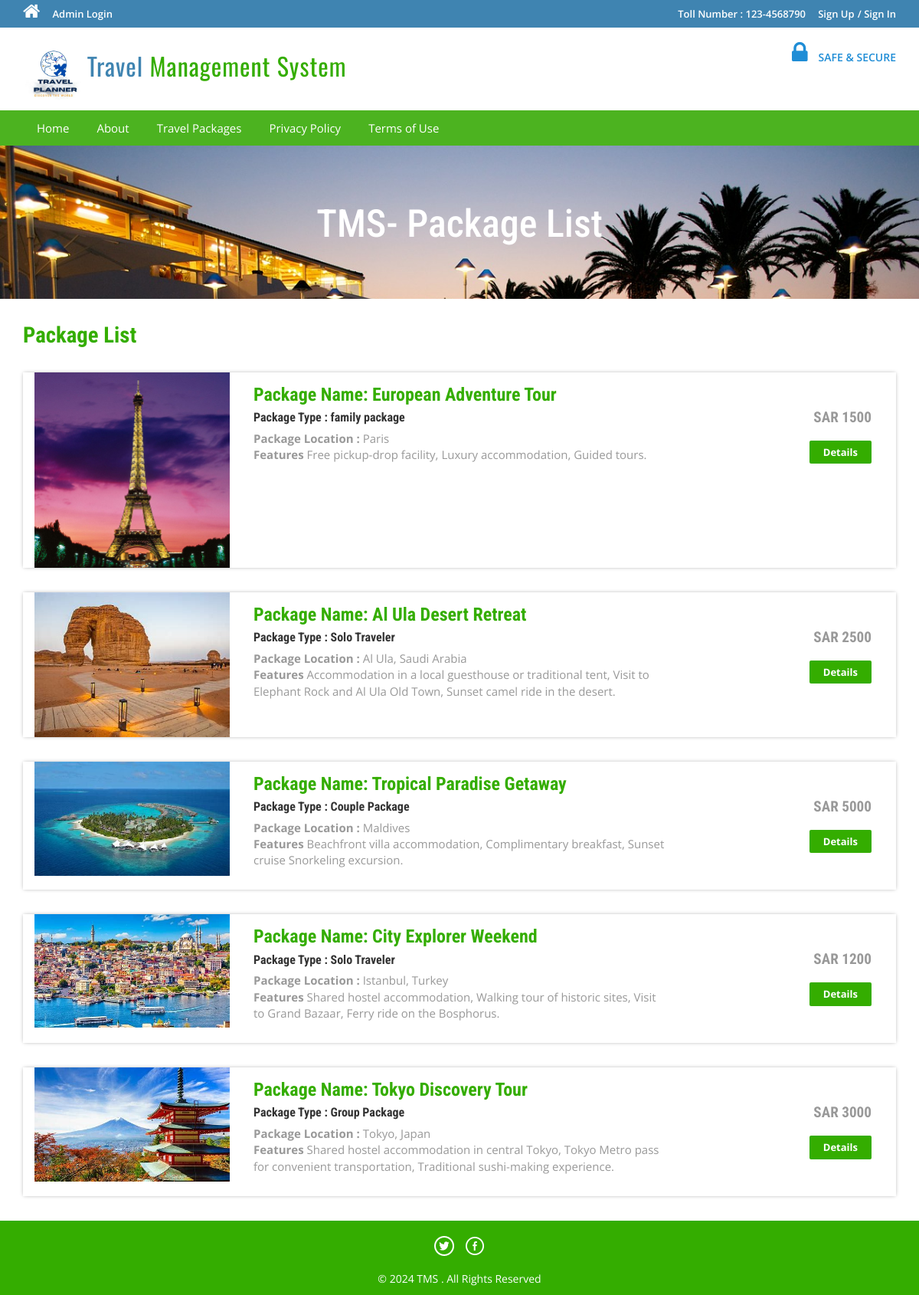
The page /tms/package-list.php on the database its author committed.
### tables this page shows
CREATE TABLE `tbltourpackages` (
  `PackageId` int(11) NOT NULL,
  `PackageName` varchar(200) DEFAULT NULL,
  `PackageType` varchar(150) DEFAULT NULL,
  `PackageLocation` varchar(100) DEFAULT NULL,
  `PackagePrice` int(11) DEFAULT NULL,
  `PackageFetures` varchar(255) DEFAULT NULL,
  `PackageDetails` mediumtext DEFAULT NULL,
  `PackageImage` varchar(100) DEFAULT NULL,
  `Creationdate` timestamp NULL DEFAULT current_timestamp(),
  `UpdationDate` timestamp NULL DEFAULT NULL ON UPDATE current_timestamp()
);

### tms/package-list.php (the view, shortened to what this page needs)
<?php
include ('includes/config.php');
?>
<!DOCTYPE HTML>
<html>
<head>
	<link href="css/bootstrap.css" rel='stylesheet' type='text/css' />
	<link href="css/style.css" rel='stylesheet' type='text/css' />
	<link href="css/font-awesome.css" rel="stylesheet">
	<link href="css/animate.css" rel="stylesheet" type="text/css" media="all">
</head>
<body>
	<?php include ('includes/header.php'); ?>
	<div class="banner-3">
		<div class="container">
			<h1 class="wow zoomIn animated animated" data-wow-delay=".5s"
				style="visibility: visible; animation-delay: 0.5s; animation-name: zoomIn;"> TMS- Package List</h1>
		</div>
	</div>
	<div class="rooms">
		<div class="container">
			<div class="room-bottom">
				<h3>Package List</h3>
				<?php $sql = "SELECT * from tbltourpackages";
				$query = $dbh->prepare($sql);
				$query->execute();
				$results = $query->fetchAll(PDO::FETCH_OBJ);
				if ($query->rowCount() > 0) {
					foreach ($results as $result) { ?>
						<div class="rom-btm">
							<div class="col-md-3 room-left wow fadeInLeft animated" data-wow-delay=".5s">
								<img src="admin/pacakgeimages/<?php echo htmlentities($result->PackageImage); ?>"
									class="img-responsive" alt="">
							</div>
							<div class="col-md-6 room-midle wow fadeInUp animated" data-wow-delay=".5s">
								<h4>Package Name: <?php echo htmlentities($result->PackageName); ?></h4>
								<h6>Package Type : <?php echo htmlentities($result->PackageType); ?></h6>
								<p><b>Package Location :</b> <?php echo htmlentities($result->PackageLocation); ?></p>
								<p><b>Features</b> <?php echo htmlentities($result->PackageFetures); ?></p>
							</div>
							<div class="col-md-3 room-right wow fadeInRight animated" data-wow-delay=".5s">
								<h5>SAR <?php echo htmlentities($result->PackagePrice); ?></h5>
								<a href="package-details.php?pkgid=<?php echo htmlentities($result->PackageId); ?>"
									class="view">Details</a>
							</div>
							<div class="clearfix"></div>
						</div>
					<?php }
				} ?>
			</div>
		</div>
	</div>
	<?php include ('includes/footer.php'); ?>
</body>
</html>

### tms/includes/header.php (shortened to what this page needs)
<?php if ($_SESSION['login']) { ?>
	<div class="top-header">
		<div class="container">
			<ul class="tp-hd-lft wow fadeInLeft animated" data-wow-delay=".5s">
				<li class="hm"><a href="index.html"><i class="fa fa-home"></i></a></li>
				<li class="prnt"><a href="profile.php">My Profile</a></li>
				<li class="prnt"><a href="change-password.php">Change Password</a></li>
				<li class="prnt"><a href="tour-history.php">My Travel History</a></li>
				<li class="prnt"><a href="issuetickets.php">Issue Tickets</a></li>
			</ul>
			<ul class="tp-hd-rgt wow fadeInRight animated" data-wow-delay=".5s">
				<li class="tol">Welcome :</li>
				<li class="sig"><?php echo htmlentities($_SESSION['login']); ?></li>
				<li class="sigi"><a href="logout.php">/ Logout</a></li>
			</ul>
			<div class="clearfix"></div>
		</div>
	</div><?php } else { ?>
	<div class="top-header">
		<div class="container">
			<ul class="tp-hd-lft wow fadeInLeft animated" data-wow-delay=".5s">
				<li class="hm"><a href="index.php"><i class="fa fa-home"></i></a></li>
				<li class="hm"><a href="admin/index.php">Admin Login</a></li>
			</ul>
			<ul class="tp-hd-rgt wow fadeInRight animated" data-wow-delay=".5s">
				<li class="tol">Toll Number : 123-4568790</li>
				<li class="sig"><a href="#" data-toggle="modal" data-target="#myModal">Sign Up</a></li>
				<li class="sigi"><a href="#" data-toggle="modal" data-target="#myModal4">/ Sign In</a></li>
			</ul>
			<div class="clearfix"></div>
		</div>
	</div>
<?php } ?>
<div class="header">
	<div class="container">
		<div class="logo wow fadeInDown animated" data-wow-delay=".5s">
			<a href="index.php"><img src="./images/f1.jpg" alt="travel" height='90'>Travel <span>Management
					System</span></a>
		</div>
		<div class="lock fadeInDown animated" data-wow-delay=".5s">
			<li><i class="fa fa-lock"></i></li>
			<li>
				<div class="securetxt">SAFE &amp; SECURE </div>
			</li>
		</div>
		<div class="clearfix"></div>
	</div>
</div>
<div class="footer-btm wow fadeInLeft animated" data-wow-delay=".5s">
	<div class="container">
		<div class="navigation">
			<nav class="navbar navbar-default">
				<div class="collapse navbar-collapse nav-wil" id="bs-example-navbar-collapse-1">
					<nav class="cl-effect-1">
						<ul class="nav navbar-nav">
							<li><a href="index.php">Home</a></li>
							<li><a href="page.php?type=aboutus">About</a></li>
							<li><a href="package-list.php">Travel Packages</a></li>
							<li><a href="page.php?type=privacy">Privacy Policy</a></li>
							<li><a href="page.php?type=terms">Terms of Use</a></li>
							<div class="clearfix"></div>
						</ul>
					</nav>
				</div>
			</nav>
		</div>
	</div>
</div>

### tms/includes/footer.php
<div class="copy-right">
	<div class="container">
		<div class="footer-social-icons wow fadeInDown animated animated" data-wow-delay=".5s"
			style="visibility: visible; animation-delay: 0.5s; animation-name: fadeInDown;">
			<ul>
				<li><a class="twitter" href="https://x.com/travel__plan?s=11&t=dxjDZ3zg5JVhk6f82WXWTQ"
						target='_blank'><span>Twitter</span></a></li>
				<li><a class="flickr" href="https://www.instagram.com/traveltheworldplanner?igsh=cHltZWdkNmQwN21j"
						target='_blank'><span>Instagram</span></a></li>
			</ul>
		</div>
		<p class="wow zoomIn animated animated" data-wow-delay=".5s"
			style="visibility: visible; animation-delay: 0.5s; animation-name: zoomIn;">© 2024 TMS . All Rights Reserved
		</p>
	</div>
</div>

### rows shown on the page
tbltourpackages: PackageImage (picture), PackageName "European Adventure Tour", PackageType "family package", PackageLocation "Paris", PackageFetures "Free pickup-drop facility, Luxury accommodation, Guided tours.", PackagePrice "1500"
tbltourpackages: PackageImage (picture), PackageName "Al Ula Desert Retreat", PackageType "Solo Traveler", PackageLocation "Al Ula, Saudi Arabia", PackageFetures "Accommodation in a local guesthouse or traditional tent, Visit to Elephant Rock and Al Ula Old Town, Sunset camel ride in the desert.", PackagePrice "2500"
tbltourpackages: PackageImage (picture), PackageName "Tropical Paradise Getaway", PackageType "Couple Package", PackageLocation "Maldives", PackageFetures "Beachfront villa accommodation, Complimentary breakfast, Sunset cruise Snorkeling excursion.", PackagePrice "5000"
tbltourpackages: PackageImage (picture), PackageName "City Explorer Weekend", PackageType "Solo Traveler", PackageLocation "Istanbul, Turkey", PackageFetures "Shared hostel accommodation, Walking tour of historic sites, Visit to Grand Bazaar, Ferry ride on the Bosphorus.", PackagePrice "1200"
tbltourpackages: PackageImage (picture), PackageName "Tokyo Discovery Tour", PackageType "Group Package", PackageLocation "Tokyo, Japan", PackageFetures "Shared hostel accommodation in central Tokyo, Tokyo Metro pass for convenient transportation, Traditional sushi-making experience.", PackagePrice "3000"
